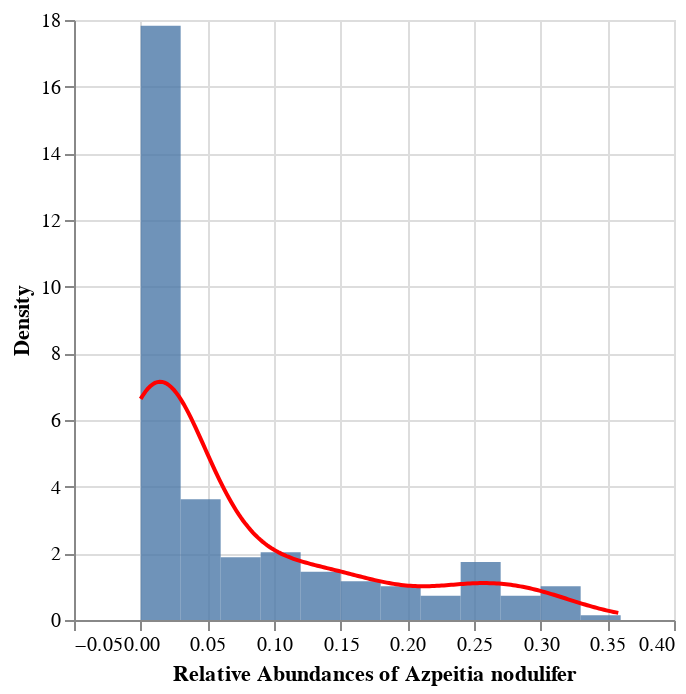

The notebook cell saved with this chart:
### Markdown cell above
Values from 0 to about 0.03 are the most common while values greater than around 0.275 are rare. The values are not very spread out because most of them are close to 0 and the graph is skewed right. Other than that, the density seems to decrease with higher A_nodul abundance.

### Code cell
#density scale histogram
hist = alt.Chart(diatoms).transform_bin(
    as_ = ['bin_start', 'bin_end'],
    field = 'A_nodul',
    bin = alt.Bin(step=0.03)
).transform_aggregate(
    Count = 'count()',
    groupby = ['bin_start', 'bin_end']
).transform_calculate(
    Density='datum.Count / (230*0.03)',
    binshift='(datum.bin_start + datum.bin_end) / 2'
).mark_bar(size = 20, opacity = 0.8).encode(
    x = alt.X('binshift:Q', axis=alt.Axis(title="Relative Abundances of Azpeitia nodulifer")),
    y = alt.Y('Density:Q', axis=alt.Axis(title="Density"))
)

# compute density estimate
n, p = diatoms.shape
n
sigma_hat = diatoms.A_nodul.std()
bw_scott = 1.06*sigma_hat*n**(-1/5)
bw_scott

kde = alt.Chart(diatoms).transform_density(
    density = 'A_nodul',
    bandwidth = bw_scott,
    as_ = ['Azpeitia_nodulifer', 'density']
)

# plot kde
smooth = kde.mark_line(color='red').encode(
    x = 'Azpeitia_nodulifer:Q',
    y = 'density:Q'
)

# layer
fig3 = hist + smooth

# display
fig3

### Figure 1 — Vega-Lite specification as saved in the notebook (floating-point values rounded to 4 significant figures; data arrays with more than 128 entries replaced by an {"elided": "..."} marker saying what was removed)
{"$schema": "https://vega.github.io/schema/vega-lite/v5.14.1.json", "config": {"view": {"continuousHeight": 300, "continuousWidth": 300}}, "data": {"name": "data-9f4e66e54759d6b46301ea3d10ce44f6"}, "datasets": {"data-9f4e66e54759d6b46301ea3d10ce44f6": {"elided": "230 records"}}, "layer": [{"encoding": {"x": {"axis": {"title": "Relative Abundances of Azpeitia nodulifer"}, "field": "binshift", "type": "quantitative"}, "y": {"axis": {"title": "Density"}, "field": "Density", "type": "quantitative"}}, "mark": {"opacity": 0.8, "size": 20, "type": "bar"}, "transform": [{"as": ["bin_start", "bin_end"], "bin": {"step": 0.03}, "field": "A_nodul"}, {"aggregate": [{"as": "Count", "op": "count"}], "groupby": ["bin_start", "bin_end"]}, {"as": "Density", "calculate": "datum.Count / (230*0.03)"}, {"as": "binshift", "calculate": "(datum.bin_start + datum.bin_end) / 2"}]}, {"encoding": {"x": {"field": "Azpeitia_nodulifer", "type": "quantitative"}, "y": {"field": "density", "type": "quantitative"}}, "mark": {"color": "red", "type": "line"}, "transform": [{"as": ["Azpeitia_nodulifer", "density"], "bandwidth": 0.03311, "density": "A_nodul"}]}]}
